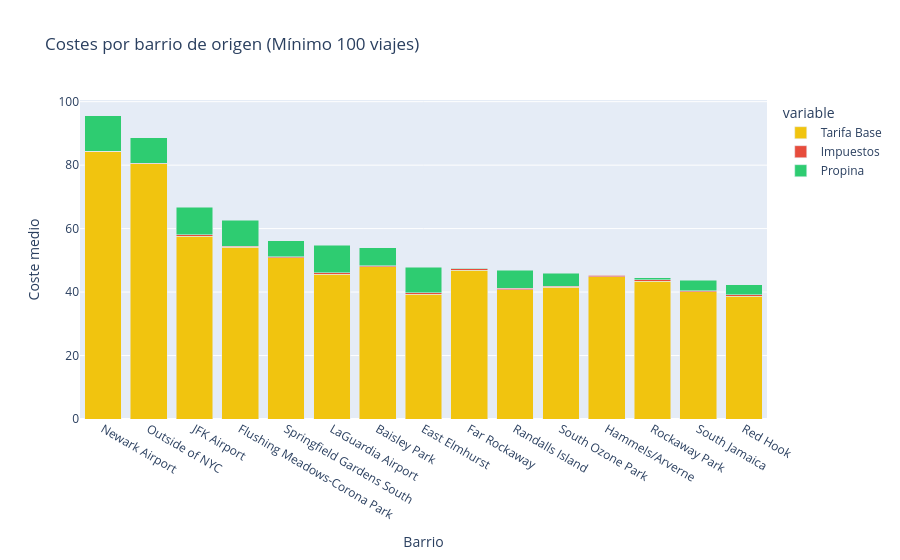

Notebook source saved alongside this figure:
### Markdown cell above
Nuevamente al no conocer de primera mano los barrios y zonas de NY, vuelvo a caer en el ruido (esta vez concretamente el gráfico 2), 4 viajes como decía probablemente de alta duración frente a miles en otras zonas no me permiten concluir de manera robusta sobre estos aspectos. En el desarrollo de esta actividad no es la primera vez que me ocurre, para este caso concreto prefiero dejar constancia y solucionarlo requiriendo un mínimo de 100 viajes para cada barrio de origen.

### Code cell
import plotly.express as px

costes_por_zona = df_con_nombres.groupby('Barrio_Origen').agg(
    fare_amount=('fare_amount', 'mean'),
    mta_tax=('mta_tax', 'mean'),
    tip_amount=('tip_amount', 'mean'),
    numero_viajes=('fare_amount', 'count') 
).reset_index()

costes_por_zona = costes_por_zona[costes_por_zona['numero_viajes'] >= 100]

costes_por_zona['coste_total_medio'] = costes_por_zona['fare_amount'] + costes_por_zona['mta_tax'] + costes_por_zona['tip_amount']
top_15_zonas = costes_por_zona.nlargest(15, 'coste_total_medio')

fig = px.bar(
    top_15_zonas, 
    x='Barrio_Origen', 
    y=['fare_amount', 'mta_tax', 'tip_amount'],
    title='Costes por barrio de origen (Mínimo 100 viajes)',
    labels={'value': 'Coste medio', 'Barrio_Origen': 'Barrio'},
    barmode='stack',
    color_discrete_sequence=['#f1c40f', '#e74c3c', '#2ecc71']
)

newnames = {'fare_amount': 'Tarifa Base', 'mta_tax': 'Impuestos', 'tip_amount': 'Propina'}
fig.for_each_trace(lambda t: t.update(name=newnames[t.name]))
fig.show()

### Figure 1 — Plotly figure (JSON) as saved in the notebook; plotly's stock layout.template omitted (floating-point values rounded to 4 significant figures)
{"data": [{"hovertemplate": "variable=fare_amount<br>Barrio=%{x}<br>Coste medio=%{y}<extra></extra>", "legendgroup": "fare_amount", "marker": {"color": "#f1c40f", "pattern": {"shape": ""}}, "name": "Tarifa Base", "orientation": "v", "showlegend": true, "textposition": "auto", "type": "bar", "x": ["Newark Airport", "Outside of NYC", "JFK Airport", "Flushing Meadows-Corona Park", "Springfield Gardens South", "LaGuardia Airport", "Baisley Park", "East Elmhurst", "Far Rockaway", "Randalls Island", "South Ozone Park", "Hammels/Arverne", "Rockaway Park", "South Jamaica", "Red Hook"], "xaxis": "x", "y": [84.42, 80.51, 57.55, 54.17, 50.8, 45.6, 47.96, 39.3, 46.93, 40.67, 41.54, 44.78, 43.46, 40.06, 38.7], "yaxis": "y"}, {"hovertemplate": "variable=mta_tax<br>Barrio=%{x}<br>Coste medio=%{y}<extra></extra>", "legendgroup": "mta_tax", "marker": {"color": "#e74c3c", "pattern": {"shape": ""}}, "name": "Impuestos", "orientation": "v", "showlegend": true, "textposition": "auto", "type": "bar", "x": ["Newark Airport", "Outside of NYC", "JFK Airport", "Flushing Meadows-Corona Park", "Springfield Gardens South", "LaGuardia Airport", "Baisley Park", "East Elmhurst", "Far Rockaway", "Randalls Island", "South Ozone Park", "Hammels/Arverne", "Rockaway Park", "South Jamaica", "Red Hook"], "xaxis": "x", "y": [0.02455, 0.132, 0.4417, 0.3505, 0.3876, 0.4706, 0.3752, 0.4644, 0.4917, 0.5917, 0.346, 0.4926, 0.4907, 0.4361, 0.4139], "yaxis": "y"}, {"hovertemplate": "variable=tip_amount<br>Barrio=%{x}<br>Coste medio=%{y}<extra></extra>", "legendgroup": "tip_amount", "marker": {"color": "#2ecc71", "pattern": {"shape": ""}}, "name": "Propina", "orientation": "v", "showlegend": true, "textposition": "auto", "type": "bar", "x": ["Newark Airport", "Outside of NYC", "JFK Airport", "Flushing Meadows-Corona Park", "Springfield Gardens South", "LaGuardia Airport", "Baisley Park", "East Elmhurst", "Far Rockaway", "Randalls Island", "South Ozone Park", "Hammels/Arverne", "Rockaway Park", "South Jamaica", "Red Hook"], "xaxis": "x", "y": [11.06, 7.93, 8.787, 8.111, 5.067, 8.721, 5.631, 8.112, 0.1011, 5.581, 4.113, 0.2284, 0.5015, 3.289, 3.172], "yaxis": "y"}], "layout": {"barmode": "stack", "legend": {"title": {"text": "variable"}, "tracegroupgap": 0}, "title": {"text": "Costes por barrio de origen (Mínimo 100 viajes)"}, "xaxis": {"anchor": "y", "domain": [0, 1], "title": {"text": "Barrio"}}, "yaxis": {"anchor": "x", "domain": [0, 1], "title": {"text": "Coste medio"}}}}
